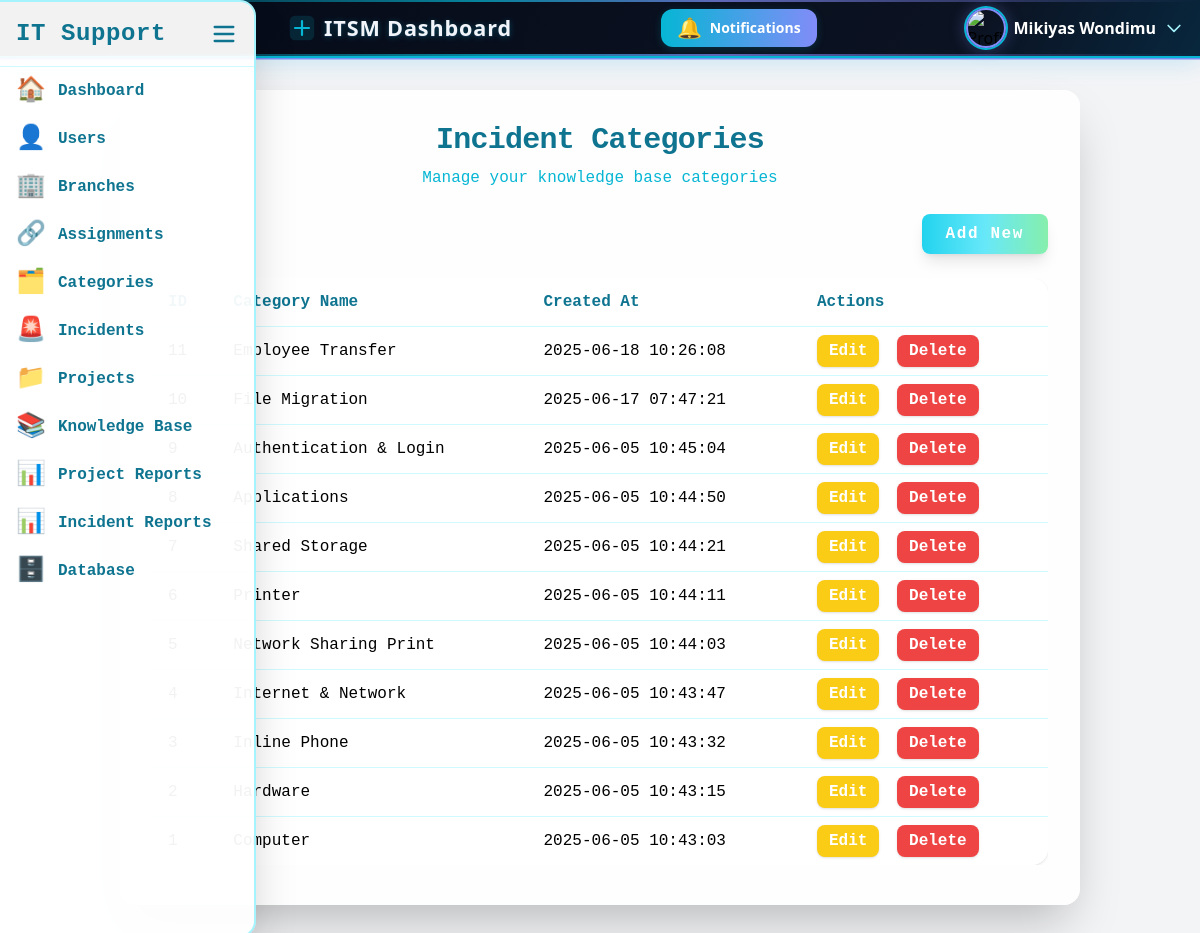
Screenshot of /admin/categories.php (signed in) with the database file from the repository.
### tables this page shows
CREATE TABLE `users` (
  `id` int(11) NOT NULL,
  `name` varchar(100) DEFAULT NULL,
  `email` varchar(100) DEFAULT NULL,
  `password` varchar(255) DEFAULT NULL,
  `role` enum('admin','staff','user') NOT NULL,
  `created_at` timestamp NOT NULL DEFAULT current_timestamp(),
  `force_password_change` tinyint(1) DEFAULT 1,
  `branch_id` int(11) DEFAULT NULL,
  `profile_picture` varchar(255) DEFAULT NULL,
  `is_active` tinyint(1) NOT NULL DEFAULT 1
);

CREATE TABLE `kb_categories` (
  `id` int(11) NOT NULL,
  `name` varchar(100) NOT NULL,
  `created_at` timestamp NOT NULL DEFAULT current_timestamp()
);

### admin/categories.php (the view, shortened to what this page needs)
<?php
include '../config/db.php';
$stmt = $pdo->query("SELECT * FROM kb_categories ORDER BY id DESC");
$categories = $stmt->fetchAll(PDO::FETCH_ASSOC);
?>
<!DOCTYPE html>
<html lang="en">
<head>
  <script src="https://cdn.tailwindcss.com"></script>
</head>
<body class="bg-gray-100 min-h-screen">
    <?php include '../includes/sidebar.php'; ?>
    <?php include '../header.php'; ?>
    <div class="max-w-5xl mx-auto p-8">
      <div class="bg-white bg-opacity-95 rounded-2xl shadow-2xl px-8 py-10 pt-8 fade-in tech-border glow">
        <h2 class="text-3xl font-extrabold text-center text-cyan-700 mb-2 tracking-tight font-mono">Incident Categories</h2>
        <p class="text-center text-cyan-500 mb-6 font-mono">Manage your knowledge base categories</p>
        <div class="flex justify-end mb-6">
          <button onclick="openAddModal()" class="bg-gradient-to-r from-cyan-400 via-cyan-300 to-green-300 hover:from-green-300 hover:to-cyan-400 text-white font-bold px-6 py-2 rounded-lg shadow-lg transform hover:scale-105 transition duration-300 font-mono tracking-widest">
            Add New
          </button>
        </div>
        <div class="overflow-x-auto">
          <table class="min-w-full bg-white bg-opacity-90 shadow rounded-2xl font-mono">
            <thead>
            <tr>
              <th class="px-4 py-3 text-cyan-700 font-semibold text-left">ID</th>
              <th class="px-4 py-3 text-cyan-700 font-semibold text-left">Category Name</th>
              <th class="px-4 py-3 text-cyan-700 font-semibold text-left">Created At</th>
              <th class="px-4 py-3 text-cyan-700 font-semibold text-left">Actions</th>
            </tr>
            </thead>
            <tbody>
            <?php foreach($categories as $cat): ?>
              <tr class="border-t border-cyan-100 hover:bg-cyan-50 transition">
                <td class="px-4 py-2"><?= $cat['id'] ?></td>
                <td class="px-4 py-2"><?= htmlspecialchars($cat['name']) ?></td>
                <td class="px-4 py-2"><?= $cat['created_at'] ?></td>
                <td class="px-4 py-2 space-x-2">
                  <button onclick="openEditModal(<?= $cat['id'] ?>, '<?= htmlspecialchars($cat['name'], ENT_QUOTES) ?>')" class="bg-yellow-400 hover:bg-yellow-500 text-white px-3 py-1 rounded-lg font-semibold shadow transition font-mono">Edit</button>
                  <button onclick="confirmDelete(<?= $cat['id'] ?>)" class="bg-red-500 hover:bg-red-600 text-white px-3 py-1 rounded-lg font-semibold shadow transition font-mono">Delete</button>
                </td>
              </tr>
            <?php endforeach; ?>
            </tbody>
          </table>
        </div>
      </div>
    </div>
</body>
</html>

### header.php (shortened to what this page needs)
<?php
include 'config/db.php';
$user_id = $_SESSION['user_id'];
$stmt = $pdo->prepare("SELECT * FROM users WHERE id = ?");
$stmt->execute([$user_id]);
$user = $stmt->fetch(PDO::FETCH_ASSOC);
if (isset($user['profile_picture']) && !empty($user['profile_picture'])) {
  $user['profile_image'] = '../uploads/' . $user['profile_picture'];
} else {
  $user['profile_image'] = '../uploads/default_avatar.png';
}
?>
<header id="header" class="header-animated-bg shadow-md px-4 pl-72 flex justify-between items-center relative overflow-visible" style="min-height:54px;height:58px;">
  <h1 class="header-title">
    <svg width="28" height="28" fill="none" viewBox="0 0 32 32">
      <rect x="2" y="2" width="28" height="28" rx="6" fill="#06b6d4" opacity="0.15"/>
      <path d="M8 16h16M16 8v16" stroke="#06b6d4" stroke-width="2.5" stroke-linecap="round"/>
    </svg>
    ITSM Dashboard
  </h1>
  <div class="relative inline-block text-left">
    <button id="notifBtn" class="relative flex items-center gap-2 px-4 py-1 text-sm tech-btn shadow-lg focus:outline-none transition-all duration-300" style="min-height:36px;height:38px;">
      <span id="notifBell" class="text-xl notif-pulse transition-transform duration-300">🔔</span>
      <span class="hidden md:inline">Notifications</span>
    </button>
  </div>
  <div class="relative inline-block text-left">
    <button id="profileDropdownBtn" class="flex items-center gap-2 focus:outline-none group">
      <img src="<?= $user['profile_image'] ?>" alt="Profile" class="w-10 h-10 rounded-full object-cover profile-glow transition-all duration-300">
      <span class="md:inline text-white text-base font-semibold group-hover:text-cyan-200 transition-colors"><?= htmlspecialchars($user['name'] ?? 'Profile') ?></span>
      <svg class="w-5 h-5 text-cyan-200 group-hover:text-cyan-400 transition-colors" fill="none" stroke="currentColor" viewBox="0 0 24 24">
        <path stroke-linecap="round" stroke-linejoin="round" stroke-width="2" d="M19 9l-7 7-7-7" />
      </svg>
    </button>
  </div>
</header>

### header.php (style rules this page uses)
.header-animated-bg { background: rgba(30, 41, 59, 0.82); background-image: linear-gradient(120deg, #0f172a 0%, #1e293b 40%, #06b6d4 70%, #818cf8 100%); background-blend-mode: overlay; background-size: 200% 200%; animation: gradientMove 8s linear infinite; border-bottom: 2px solid #06b6d4; box-shadow: 0 4px 24px 0 #0ea5e933, 0 1.5px 0 #818cf8; position: relative; overflow: visible; backdrop-filter: blur(16px) saturate(180%); -webkit-backdrop-filter: blur(16px) saturate(180%); min-height: 54px; height: 58px; padding-top: 0.25rem !important; padding-bottom: 0.25rem !important; }
.header-animated-bg::before, .header-animated-bg::after { content: ''; position: absolute; left: 0; right: 0; height: 2px; background: linear-gradient(90deg, transparent, #06b6d4 40%, #818cf8 60%, transparent); opacity: 0.7; pointer-events: none; z-index: 1; }
.header-animated-bg::before { top: 0; }
.header-animated-bg::after { bottom: 0; }
.profile-glow { box-shadow: 0 0 0 2px #06b6d4, 0 0 16px 2px #818cf855; transition: box-shadow 0.3s, border-color 0.3s; border: 2.5px solid #818cf8; }
.notif-pulse { animation: notifPulse 1.2s cubic-bezier(.4,0,.2,1) infinite; }
.tech-btn { background: linear-gradient(90deg, #06b6d4 0%, #818cf8 100%); color: #fff; font-weight: 600; border-radius: 0.75rem; box-shadow: 0 2px 8px #06b6d433; transition: background 0.3s, box-shadow 0.3s; padding-top: 0.25rem; padding-bottom: 0.25rem; min-height: 36px; height: 38px; }
.header-title { font-family: 'Segoe UI', Arial, sans-serif; font-size: 1.35rem; font-weight: 700; letter-spacing: 0.04em; color: #f1f5f9; text-shadow: 0 1px 6px #06b6d455, 0 1px 0 #818cf822; display: flex; align-items: center; gap: 0.5rem; animation: none; line-height: 1.1; }

### rows the page displays
users: name "Mikiyas Wondimu"
kb_categories: name "Employee Transfer", created_at "2025-06-18 10:26:08"
kb_categories: name "File Migration", created_at "2025-06-17 07:47:21"
kb_categories: name "Authentication & Login", created_at "2025-06-05 10:45:04"
kb_categories: name "Applications", created_at "2025-06-05 10:44:50"
kb_categories: name "Shared Storage", created_at "2025-06-05 10:44:21"
kb_categories: name "Printer", created_at "2025-06-05 10:44:11"
kb_categories: name "Network Sharing Print", created_at "2025-06-05 10:44:03"
kb_categories: name "Internet & Network", created_at "2025-06-05 10:43:47"
kb_categories: name "Inline Phone", created_at "2025-06-05 10:43:32"
kb_categories: name "Hardware", created_at "2025-06-05 10:43:15"
kb_categories: name "Computer", created_at "2025-06-05 10:43:03"
